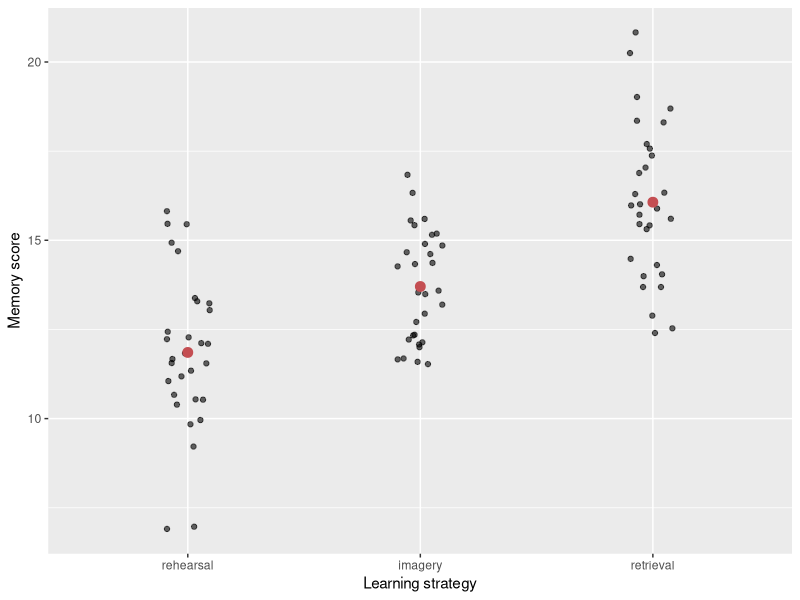

R code for this plot: (Note: this script raises an error after producing the figure.)
## ---- chunk 1
library(tidyverse)

set.seed(2026)
memory <- tibble(
  strategy = factor(rep(c("rehearsal", "imagery", "retrieval"), each = 30),
                    levels = c("rehearsal", "imagery", "retrieval")),
  score = c(rnorm(30, 12, 2), rnorm(30, 14, 2), rnorm(30, 16, 2))
)

memory %>%
  group_by(strategy) %>%
  summarise(n = n(), mean_score = mean(score), sd_score = sd(score),
            .groups = "drop")
## ---- chunk 2
ggplot(memory, aes(x = strategy, y = score)) +
  geom_jitter(width = 0.1, height = 0, alpha = 0.6) +
  stat_summary(fun = mean, geom = "point", colour = "#C44E52", size = 3) +
  labs(x = "Learning strategy", y = "Memory score")
## ---- chunk 3
### YOUR CODE HERE ###
## ---- chunk 4
### YOUR CODE HERE ###
## ---- chunk 5
### YOUR CODE HERE ###
## ---- chunk 6
m_common <- lm(score ~ 1, data = memory)
rss_common <- sum(residuals(m_common)^2)
rss_groups <- sum(residuals(m_groups)^2)
round(c(common_mean = rss_common, group_means = rss_groups), 1)
## ---- chunk 7
### YOUR CODE HERE ###
## ---- chunk 8
anova(m_common, m_groups)
## ---- chunk 9
births <- as_tibble(MASS::birthwt) %>%
  mutate(weight10 = (lwt - mean(lwt)) / 10)
births %>% count(low)
## ---- chunk 10
summary(births$lwt)
## ---- chunk 11
### YOUR CODE HERE ###
## ---- chunk 12
ggplot(births, aes(x = lwt, y = low)) +
  geom_jitter(height = 0.04, width = 0, alpha = 0.5) +
  scale_y_continuous(breaks = c(0, 1), labels = c("At least 2.5 kg", "Below 2.5 kg")) +
  labs(x = "Maternal weight (pounds)", y = "Infant birth weight")
## ---- chunk 13
m_linear <- lm(low ~ lwt, data = births)
predict(m_linear, newdata = tibble(lwt = 400))
## ---- chunk 14
g_common <- glm(low ~ 1, data = births, family = binomial)
coef(g_common)
plogis(coef(g_common))
## ---- chunk 15
### YOUR CODE HERE ###
## ---- chunk 16
### YOUR CODE HERE ###
## ---- chunk 17
ggplot(births, aes(x = lwt, y = low)) +
  geom_jitter(height = 0.04, width = 0, alpha = 0.4) +
  geom_smooth(method = "glm", method.args = list(family = binomial),
              se = FALSE, colour = "#C44E52") +
  scale_y_continuous(breaks = c(0, 0.5, 1)) +
  coord_cartesian(ylim = c(0, 1)) +
  labs(x = "Maternal weight (pounds)",
       y = "Fitted probability of low birth weight")
## ---- chunk 18
new_weights <- tibble(lwt = c(100, 150)) %>%
  mutate(weight10 = (lwt - mean(births$lwt)) / 10)
new_weights %>%
  mutate(predicted_low = predict(g_weight, newdata = new_weights,
                                 type = "response"))
